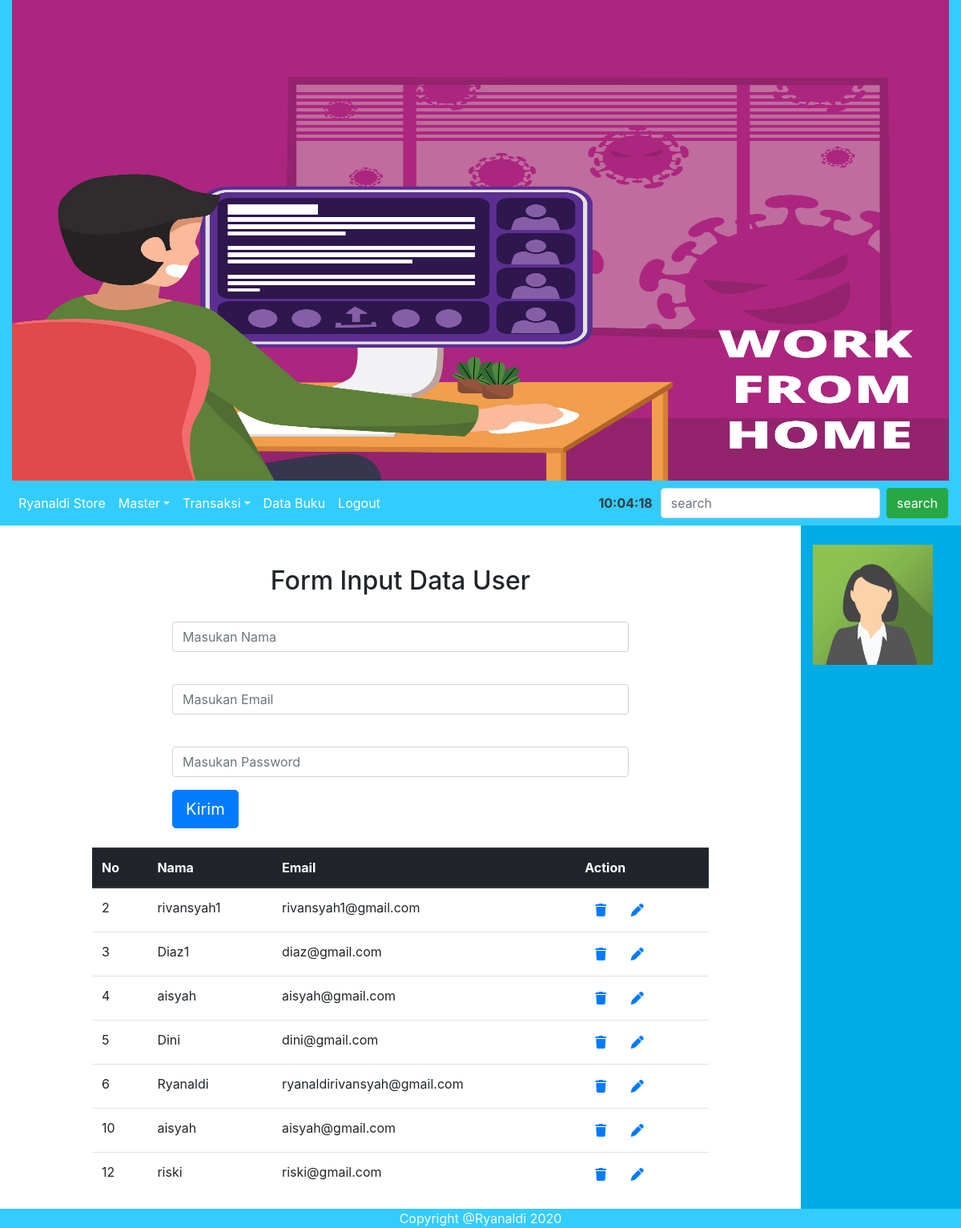
The page /admin/index.php?p=FormInputUser on the database its author committed.
### tables this page shows
CREATE TABLE `tb_users` (
  `id_user` int(11) NOT NULL,
  `nama_user` varchar(50) NOT NULL,
  `email_user` varchar(50) NOT NULL,
  `password_user` varchar(100) NOT NULL
);

### admin/FormInputUser.php (the view, shortened to what this page needs)
<h2 align="center" style="margin-top: 50px;">Form Input Data User</h2>
<form action="prosesinsert.php" method="post" style="padding-right: 100px; padding-left: 100px;">
	<div class="form-group">
		<input type="text" class="form-control" placeholder="Masukan Nama" name="namaUser">
	</div>
	<div class="form-group">
		<input type="email" class="form-control" placeholder="Masukan Email" name="emailUser" required>
	</div>
	<div class="form-group">
		<input type="password" class="form-control" placeholder="Masukan Password" name="passwordUser" required>
	</div>
	<button type="submit" class="btn btn-primary btn-lg" name="kirim">Kirim</button>
</form>
<br>
<table class="table">
	<thead class="thead-dark">
		<tr>
			<th>No</th>
			<th>Nama</th>
			<th>Email</th>
			<th>Action</th>
		</tr>
	</thead>
	<tbody>
		<?php
		if(isset($_GET['q'])){
			$q = $_GET['q'];
			$sql = "SELECT*FROM tb_users WHERE nama_user LIKE '%$q%'";
		}else{
			$sql = "SELECT*FROM tb_users";
		}
		$result = $conn->query($sql);
		if($result->num_rows > 0){
			while ($row = $result->fetch_assoc()){ ?>
				<tr>
					<td><?=$row['id_user']?></td>
					<td><?=$row['nama_user']?></td>
					<td><?=$row['email_user']?></td>
					<td>
						<a onclick="return confirm('Anda yakin akan menghapus record ini?')" class="btn btn-danger, fas fa-trash" href="prosesDeleteUser.php?id=<?=$row['id_user']?>">
						</a>
						<a class="btn btn-primary, fas fa-pen" href="" onclick=
						"showUpdateForm('<?=$row['id_user']?>','<?=$row['nama_user']?>','<?=$row['email_user']?>')"data-toggle="modal" data-target="#exampleModal"></a>
					</td>
				</tr>
				<?php
			}
		}else{
			echo "<tr><td colspan='3'>Recordnya masih kosong</td></tr>";
		}
		?>
	</tbody>
</table>
</div>
<div class="col-12 col-md-4 col-lg-2 text-light pt-4" align="justify" style="background-color: #00ace6;">
	<img src="asset/images/avatar2.png" alt="Avatar" class="avatar" width="150" height="150px">
</div>
</div>

### rows shown on the page
tb_users: id_user "2", nama_user "rivansyah1", email_user "rivansyah1@gmail.com"
tb_users: id_user "3", nama_user "Diaz1", email_user "diaz@gmail.com"
tb_users: id_user "4", nama_user "aisyah", email_user "aisyah@gmail.com"
tb_users: id_user "5", nama_user "Dini", email_user "dini@gmail.com"
tb_users: id_user "6", nama_user "Ryanaldi", email_user "ryanaldirivansyah@gmail.com"
tb_users: id_user "10", nama_user "aisyah", email_user "aisyah@gmail.com"
tb_users: id_user "12", nama_user "riski", email_user "riski@gmail.com"
